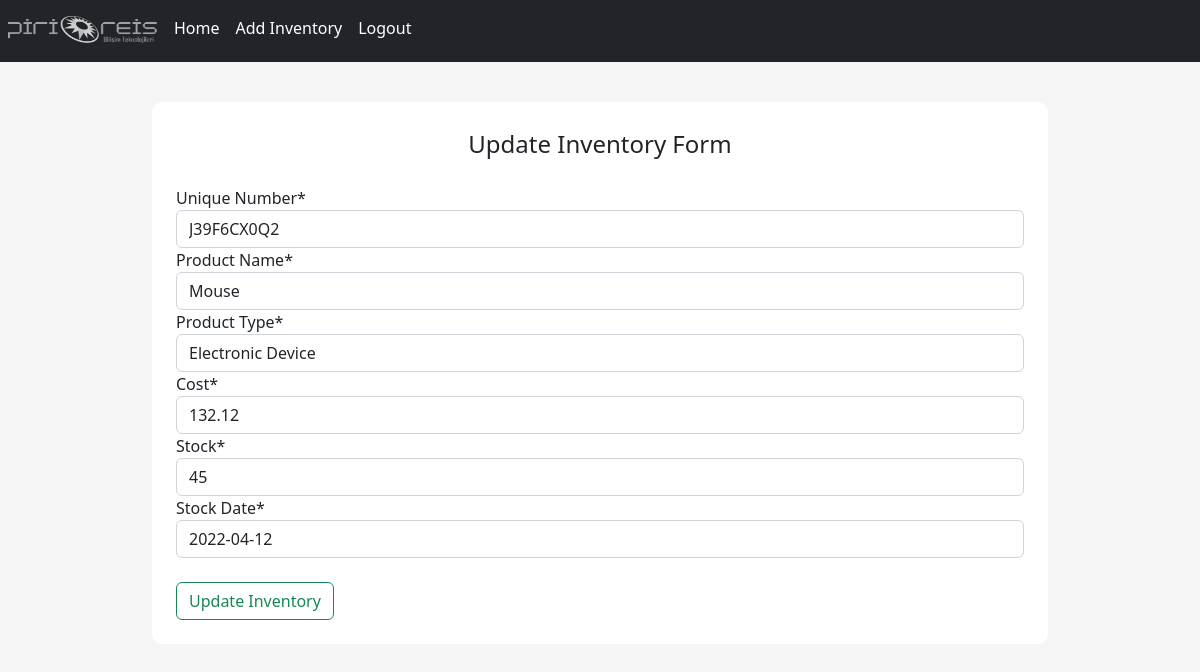
Screenshot of /inventory/update/6 (signed in) with the database file from the repository.
### inventory/models.py (models this page shows, shortened)
class Inventory(models.Model):
    Unique_Number = models.CharField(max_length=100, null=False, blank=False)
    Product_Name = models.CharField(max_length=100, null=False, blank=False)
    Product_Type = models.CharField(max_length=90, null=False, blank=False)
    Cost = models.DecimalField(max_digits=19, decimal_places=2, null=False, blank=False)
    Stock = models.IntegerField(null=False, blank=False)
    Stock_Date = models.DateField()

### inventory/views.py (the view)
# urls.py: path("update/<int:pk>", update_inventory, name="update_inventory"),
@login_required
def update_inventory(request, pk):
    inventory = get_object_or_404(Inventory, pk=pk)
    if request.method == "POST":
        updateForm = UpdateInventoryForm(data=request.POST)
        if updateForm.is_valid():
            inventory.Unique_Number = updateForm.data['Unique_Number']
            inventory.Product_Name = updateForm.data['Product_Name']
            inventory.Product_Type = updateForm.data['Product_Type']
            inventory.Cost = updateForm.data['Cost']
            inventory.Stock = updateForm.data['Stock']
            inventory.Stock_Date = updateForm.data['Stock_Date']
            inventory.save()
            return redirect(f"/inventory/per_product/{pk}")
    else:
        updateForm = UpdateInventoryForm(instance=inventory)
    context = {"form": updateForm}
    return render(request, "inventory/inventory_update.html", context=context)

### inventory/forms.py
class UpdateInventoryForm(ModelForm):
    class Meta:
        model = Inventory
        fields = "__all__"

### templates/inventory/inventory_update.html (shortened to what this page needs)
{% extends "../layout.html" %}
{% load crispy_forms_tags %}
{% load static %}
{% block content %}
<div class="content-section">
    <form method="POST">
        <fieldset>
            <legend class="border=bottom pd-2 mb-4 text-center">Update Inventory Form</legend>
            <div class="form-group">
                {{ form|crispy }}
            </div>
            <div class="form-group pt-4">
                <button class="btn btn-outline-success" type="submit">Update Inventory</button>
            </div>
        </fieldset>
    </form>
</div>
{% endblock %}

### static/css/main.css (style rules this page uses)
body { background-color: rgb(245,245,245); }
.content-section { background: #fff; margin: 40px; padding: 1.5rem 1.5rem; border-radius: 10px; }

### rows the page displays
Inventory: Unique_Number "J39F6CX0Q2", Product_Name "Mouse", Product_Type "Electronic Device", Cost "132.12", Stock "45", Stock_Date "2022-04-12"
